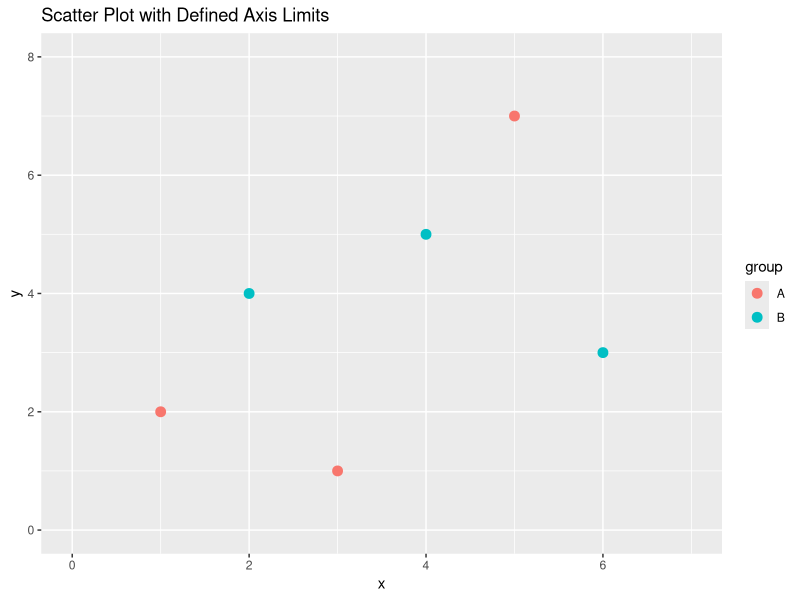

Write R code to recreate this figure.
library(ggplot2)

data <- data.frame(
  x = c(1, 2, 3, 4, 5, 6),
  y = c(2, 4, 1, 5, 7, 3),
  group = c("A", "B", "A", "B", "A", "B")
)

ggplot(data, aes(x = x, y = y, color = group)) +
  geom_point(size = 3) +
  xlim(0, 7) + 
  ylim(0, 8) +  
  labs(title = "Scatter Plot with Defined Axis Limits")
